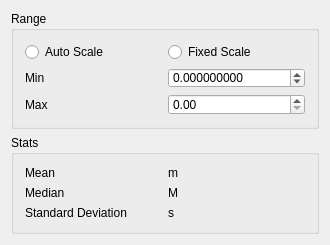
<?xml version="1.0" encoding="UTF-8"?>
<ui version="4.0">
 <class>ReportScalarFieldStats</class>
 <widget class="QDialog" name="ReportScalarFieldStats">
  <property name="geometry">
   <rect>
    <x>0</x>
    <y>0</y>
    <width>330</width>
    <height>245</height>
   </rect>
  </property>
  <property name="minimumSize">
   <size>
    <width>330</width>
    <height>245</height>
   </size>
  </property>
  <property name="windowTitle">
   <string>ReportScalarFieldStats</string>
  </property>
  <layout class="QGridLayout" name="gridLayout">
   <item row="0" column="0">
    <widget class="QGroupBox" name="groupBox">
     <property name="title">
      <string>Range</string>
     </property>
     <property name="checkable">
      <bool>false</bool>
     </property>
     <layout class="QGridLayout" name="gridLayout_2">
      <item row="2" column="1">
       <widget class="QDoubleSpinBox" name="maxDoubleSpinBox_"/>
      </item>
      <item row="2" column="0">
       <widget class="QLabel" name="label_2">
        <property name="text">
         <string>Max</string>
        </property>
       </widget>
      </item>
      <item row="1" column="0">
       <widget class="QLabel" name="label">
        <property name="text">
         <string>Min</string>
        </property>
       </widget>
      </item>
      <item row="1" column="1">
       <widget class="QDoubleSpinBox" name="minDoubleSpinBox_">
        <property name="decimals">
         <number>9</number>
        </property>
        <property name="minimum">
         <double>-99999999999999.000000000000000</double>
        </property>
        <property name="maximum">
         <double>99999999999999.000000000000000</double>
        </property>
       </widget>
      </item>
      <item row="0" column="0">
       <widget class="QRadioButton" name="radioButton">
        <property name="text">
         <string>Auto Scale</string>
        </property>
       </widget>
      </item>
      <item row="0" column="1">
       <widget class="QRadioButton" name="radioButton_2">
        <property name="text">
         <string>Fixed Scale</string>
        </property>
       </widget>
      </item>
     </layout>
    </widget>
   </item>
   <item row="1" column="0">
    <widget class="QGroupBox" name="groupBox_2">
     <property name="title">
      <string>Stats</string>
     </property>
     <layout class="QGridLayout" name="gridLayout_3">
      <item row="0" column="0">
       <widget class="QLabel" name="label_3">
        <property name="text">
         <string>Mean</string>
        </property>
       </widget>
      </item>
      <item row="0" column="1">
       <widget class="QLabel" name="meanLabel_">
        <property name="text">
         <string>m</string>
        </property>
       </widget>
      </item>
      <item row="1" column="0">
       <widget class="QLabel" name="label_4">
        <property name="text">
         <string>Median</string>
        </property>
       </widget>
      </item>
      <item row="1" column="1">
       <widget class="QLabel" name="medianLabel_">
        <property name="text">
         <string>M</string>
        </property>
       </widget>
      </item>
      <item row="2" column="0">
       <widget class="QLabel" name="label_5">
        <property name="text">
         <string>Standard Deviation</string>
        </property>
       </widget>
      </item>
      <item row="2" column="1">
       <widget class="QLabel" name="sigmaLabel_">
        <property name="text">
         <string>s</string>
        </property>
       </widget>
      </item>
     </layout>
    </widget>
   </item>
  </layout>
 </widget>
 <layoutdefault spacing="6" margin="11"/>
 <resources/>
 <connections/>
</ui>
